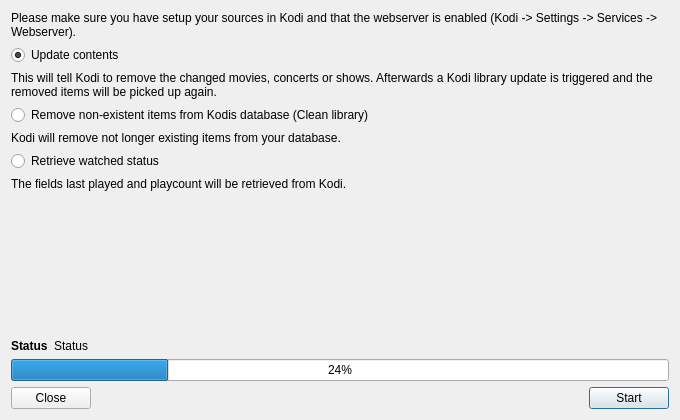
<?xml version="1.0" encoding="UTF-8"?>
<ui version="4.0">
 <class>KodiSync</class>
 <widget class="QDialog" name="KodiSync">
  <property name="windowModality">
   <enum>Qt::WindowModality::WindowModal</enum>
  </property>
  <property name="geometry">
   <rect>
    <x>0</x>
    <y>0</y>
    <width>680</width>
    <height>420</height>
   </rect>
  </property>
  <property name="sizePolicy">
   <sizepolicy hsizetype="Preferred" vsizetype="Preferred">
    <horstretch>0</horstretch>
    <verstretch>0</verstretch>
   </sizepolicy>
  </property>
  <property name="windowTitle">
   <string>Kodi Synchronization</string>
  </property>
  <property name="modal">
   <bool>true</bool>
  </property>
  <layout class="QVBoxLayout" name="verticalLayout">
   <item>
    <widget class="QLabel" name="lblIntro">
     <property name="text">
      <string>Please make sure you have setup your sources in Kodi and that the webserver is enabled (Kodi -&gt; Settings -&gt; Services -&gt; Webserver).</string>
     </property>
     <property name="wordWrap">
      <bool>true</bool>
     </property>
    </widget>
   </item>
   <item>
    <widget class="QRadioButton" name="radioUpdateContents">
     <property name="text">
      <string>Update contents</string>
     </property>
     <property name="checked">
      <bool>true</bool>
     </property>
    </widget>
   </item>
   <item>
    <widget class="QLabel" name="lblContents">
     <property name="text">
      <string>This will tell Kodi to remove the changed movies, concerts or shows. Afterwards a Kodi library update is triggered and the removed items will be picked up again.</string>
     </property>
     <property name="wordWrap">
      <bool>true</bool>
     </property>
    </widget>
   </item>
   <item>
    <widget class="QRadioButton" name="radioClean">
     <property name="text">
      <string>Remove non-existent items from Kodis database (Clean library)</string>
     </property>
    </widget>
   </item>
   <item>
    <widget class="QLabel" name="lblClean">
     <property name="text">
      <string>Kodi will remove not longer existing items from your database.</string>
     </property>
    </widget>
   </item>
   <item>
    <widget class="QRadioButton" name="radioGetWatched">
     <property name="text">
      <string>Retrieve watched status</string>
     </property>
    </widget>
   </item>
   <item>
    <widget class="QLabel" name="lblWatched">
     <property name="text">
      <string>The fields last played and playcount will be retrieved from Kodi.</string>
     </property>
     <property name="wordWrap">
      <bool>true</bool>
     </property>
    </widget>
   </item>
   <item>
    <spacer name="verticalSpacer">
     <property name="orientation">
      <enum>Qt::Vertical</enum>
     </property>
     <property name="sizeHint" stdset="0">
      <size>
       <width>0</width>
       <height>0</height>
      </size>
     </property>
    </spacer>
   </item>
   <item>
    <layout class="QHBoxLayout" name="laytouStatus" stretch="0,1">
     <item>
      <widget class="QLabel" name="lblStatus">
       <property name="font">
        <font>
         <bold>true</bold>
        </font>
       </property>
       <property name="text">
        <string>Status</string>
       </property>
      </widget>
     </item>
     <item>
      <widget class="QLabel" name="status">
       <property name="text">
        <string>Status</string>
       </property>
      </widget>
     </item>
    </layout>
   </item>
   <item>
    <widget class="QProgressBar" name="progressBar">
     <property name="value">
      <number>24</number>
     </property>
    </widget>
   </item>
   <item>
    <layout class="QHBoxLayout" name="layoutButtons">
     <item>
      <widget class="QPushButton" name="buttonClose">
       <property name="text">
        <string>Close</string>
       </property>
       <property name="autoDefault">
        <bool>false</bool>
       </property>
      </widget>
     </item>
     <item>
      <spacer name="horizontalSpacer">
       <property name="orientation">
        <enum>Qt::Horizontal</enum>
       </property>
       <property name="sizeHint" stdset="0">
        <size>
         <width>40</width>
         <height>20</height>
        </size>
       </property>
      </spacer>
     </item>
     <item>
      <widget class="QPushButton" name="buttonSync">
       <property name="text">
        <string>Start</string>
       </property>
      </widget>
     </item>
    </layout>
   </item>
  </layout>
 </widget>
 <resources/>
 <connections/>
</ui>
